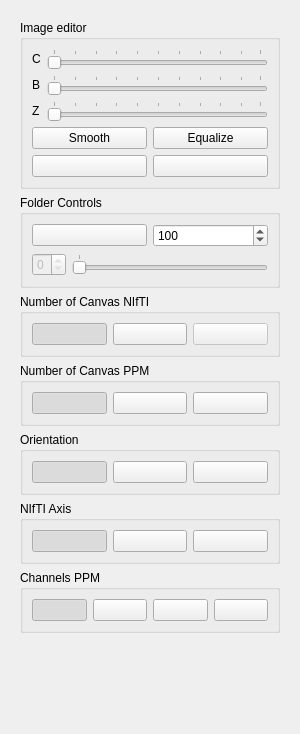
<?xml version="1.0" encoding="UTF-8"?>
<ui version="4.0">
 <class>ControlsWidget</class>
 <widget class="QWidget" name="ControlsWidget">
  <property name="geometry">
   <rect>
    <x>0</x>
    <y>0</y>
    <width>300</width>
    <height>734</height>
   </rect>
  </property>
  <property name="minimumSize">
   <size>
    <width>300</width>
    <height>0</height>
   </size>
  </property>
  <property name="windowTitle">
   <string>Form</string>
  </property>
  <layout class="QGridLayout" name="gridLayout">
   <item row="0" column="0">
    <widget class="QScrollArea" name="scrollArea_2">
     <property name="frameShape">
      <enum>QFrame::NoFrame</enum>
     </property>
     <property name="lineWidth">
      <number>0</number>
     </property>
     <property name="horizontalScrollBarPolicy">
      <enum>Qt::ScrollBarAlwaysOff</enum>
     </property>
     <property name="sizeAdjustPolicy">
      <enum>QAbstractScrollArea::AdjustToContentsOnFirstShow</enum>
     </property>
     <property name="widgetResizable">
      <bool>true</bool>
     </property>
     <widget class="QWidget" name="scrollAreaWidgetContents_2">
      <property name="geometry">
       <rect>
        <x>0</x>
        <y>-80</y>
        <width>268</width>
        <height>796</height>
       </rect>
      </property>
      <layout class="QGridLayout" name="gridLayout_11">
       <item row="10" column="0">
        <widget class="QGroupBox" name="groupBoxNiftiViews">
         <property name="title">
          <string>Number of Canvas NIfTI</string>
         </property>
         <property name="flat">
          <bool>true</bool>
         </property>
         <layout class="QHBoxLayout" name="horizontalLayout_5">
          <item>
           <widget class="QPushButton" name="pushButton1View">
            <property name="toolTip">
             <string>One view</string>
            </property>
            <property name="text">
             <string/>
            </property>
            <property name="icon">
             <iconset resource="../qrs/resources.qrc">
              <normaloff>:/icons/icons/1view.png</normaloff>:/icons/icons/1view.png</iconset>
            </property>
            <property name="iconSize">
             <size>
              <width>48</width>
              <height>48</height>
             </size>
            </property>
            <property name="checkable">
             <bool>true</bool>
            </property>
            <property name="checked">
             <bool>true</bool>
            </property>
            <property name="autoExclusive">
             <bool>true</bool>
            </property>
            <property name="flat">
             <bool>false</bool>
            </property>
           </widget>
          </item>
          <item>
           <widget class="QPushButton" name="pushButton3Views">
            <property name="toolTip">
             <string>Three views</string>
            </property>
            <property name="text">
             <string/>
            </property>
            <property name="icon">
             <iconset resource="../qrs/resources.qrc">
              <normaloff>:/icons/icons/3views.png</normaloff>:/icons/icons/3views.png</iconset>
            </property>
            <property name="iconSize">
             <size>
              <width>48</width>
              <height>48</height>
             </size>
            </property>
            <property name="checkable">
             <bool>true</bool>
            </property>
            <property name="autoExclusive">
             <bool>true</bool>
            </property>
           </widget>
          </item>
          <item>
           <widget class="QPushButton" name="pushButton4Views">
            <property name="enabled">
             <bool>false</bool>
            </property>
            <property name="toolTip">
             <string>Four views</string>
            </property>
            <property name="text">
             <string/>
            </property>
            <property name="icon">
             <iconset resource="../qrs/resources.qrc">
              <normaloff>:/icons/icons/4views.png</normaloff>:/icons/icons/4views.png</iconset>
            </property>
            <property name="iconSize">
             <size>
              <width>48</width>
              <height>48</height>
             </size>
            </property>
            <property name="checkable">
             <bool>true</bool>
            </property>
            <property name="autoExclusive">
             <bool>true</bool>
            </property>
           </widget>
          </item>
         </layout>
        </widget>
       </item>
       <item row="13" column="0">
        <widget class="QGroupBox" name="groupBoxPpmViews">
         <property name="title">
          <string>Number of Canvas PPM</string>
         </property>
         <property name="flat">
          <bool>true</bool>
         </property>
         <layout class="QGridLayout" name="gridLayout_4">
          <item row="0" column="0">
           <widget class="QPushButton" name="pushButton_1RGB">
            <property name="toolTip">
             <string>&lt;html&gt;&lt;head/&gt;&lt;body&gt;&lt;p&gt;Only one frame&lt;/p&gt;&lt;/body&gt;&lt;/html&gt;</string>
            </property>
            <property name="text">
             <string/>
            </property>
            <property name="icon">
             <iconset resource="../qrs/resources.qrc">
              <normaloff>:/icons/icons/color.png</normaloff>:/icons/icons/color.png</iconset>
            </property>
            <property name="iconSize">
             <size>
              <width>48</width>
              <height>48</height>
             </size>
            </property>
            <property name="checkable">
             <bool>true</bool>
            </property>
            <property name="checked">
             <bool>true</bool>
            </property>
            <property name="autoExclusive">
             <bool>true</bool>
            </property>
           </widget>
          </item>
          <item row="0" column="2">
           <widget class="QPushButton" name="pushButton_4RGB">
            <property name="toolTip">
             <string>&lt;html&gt;&lt;head/&gt;&lt;body&gt;&lt;p&gt;Four frames&lt;/p&gt;&lt;/body&gt;&lt;/html&gt;</string>
            </property>
            <property name="text">
             <string/>
            </property>
            <property name="icon">
             <iconset resource="../qrs/resources.qrc">
              <normaloff>:/icons/icons/4colors.png</normaloff>:/icons/icons/4colors.png</iconset>
            </property>
            <property name="iconSize">
             <size>
              <width>48</width>
              <height>48</height>
             </size>
            </property>
            <property name="checkable">
             <bool>true</bool>
            </property>
            <property name="autoExclusive">
             <bool>true</bool>
            </property>
           </widget>
          </item>
          <item row="0" column="1">
           <widget class="QPushButton" name="pushButton_3RGB">
            <property name="toolTip">
             <string>&lt;html&gt;&lt;head/&gt;&lt;body&gt;&lt;p&gt;Three frames&lt;/p&gt;&lt;/body&gt;&lt;/html&gt;</string>
            </property>
            <property name="text">
             <string/>
            </property>
            <property name="icon">
             <iconset resource="../qrs/resources.qrc">
              <normaloff>:/icons/icons/3colors.png</normaloff>:/icons/icons/3colors.png</iconset>
            </property>
            <property name="iconSize">
             <size>
              <width>48</width>
              <height>48</height>
             </size>
            </property>
            <property name="checkable">
             <bool>true</bool>
            </property>
            <property name="autoExclusive">
             <bool>true</bool>
            </property>
           </widget>
          </item>
         </layout>
        </widget>
       </item>
       <item row="16" column="0">
        <widget class="QGroupBox" name="groupBoxPpmChannels">
         <property name="title">
          <string>Channels PPM</string>
         </property>
         <property name="flat">
          <bool>true</bool>
         </property>
         <layout class="QHBoxLayout" name="horizontalLayout">
          <item>
           <widget class="QPushButton" name="pushButton_RGB">
            <property name="toolTip">
             <string>&lt;html&gt;&lt;head/&gt;&lt;body&gt;&lt;p&gt;All channels.&lt;/p&gt;&lt;/body&gt;&lt;/html&gt;</string>
            </property>
            <property name="text">
             <string/>
            </property>
            <property name="icon">
             <iconset resource="../qrs/resources.qrc">
              <normaloff>:/icons/icons/color.png</normaloff>:/icons/icons/color.png</iconset>
            </property>
            <property name="iconSize">
             <size>
              <width>36</width>
              <height>36</height>
             </size>
            </property>
            <property name="checkable">
             <bool>true</bool>
            </property>
            <property name="checked">
             <bool>true</bool>
            </property>
            <property name="autoExclusive">
             <bool>true</bool>
            </property>
           </widget>
          </item>
          <item>
           <widget class="QPushButton" name="pushButton_R">
            <property name="toolTip">
             <string>&lt;html&gt;&lt;head/&gt;&lt;body&gt;&lt;p&gt;Red channel.&lt;/p&gt;&lt;/body&gt;&lt;/html&gt;</string>
            </property>
            <property name="text">
             <string/>
            </property>
            <property name="icon">
             <iconset resource="../qrs/resources.qrc">
              <normaloff>:/icons/icons/colorR.png</normaloff>:/icons/icons/colorR.png</iconset>
            </property>
            <property name="iconSize">
             <size>
              <width>36</width>
              <height>36</height>
             </size>
            </property>
            <property name="checkable">
             <bool>true</bool>
            </property>
            <property name="autoExclusive">
             <bool>true</bool>
            </property>
           </widget>
          </item>
          <item>
           <widget class="QPushButton" name="pushButton_G">
            <property name="toolTip">
             <string>&lt;html&gt;&lt;head/&gt;&lt;body&gt;&lt;p&gt;Green channel.&lt;/p&gt;&lt;/body&gt;&lt;/html&gt;</string>
            </property>
            <property name="text">
             <string/>
            </property>
            <property name="icon">
             <iconset resource="../qrs/resources.qrc">
              <normaloff>:/icons/icons/colorG.png</normaloff>:/icons/icons/colorG.png</iconset>
            </property>
            <property name="iconSize">
             <size>
              <width>36</width>
              <height>36</height>
             </size>
            </property>
            <property name="checkable">
             <bool>true</bool>
            </property>
            <property name="autoExclusive">
             <bool>true</bool>
            </property>
           </widget>
          </item>
          <item>
           <widget class="QPushButton" name="pushButton_B">
            <property name="toolTip">
             <string>&lt;html&gt;&lt;head/&gt;&lt;body&gt;&lt;p&gt;Blue channel.&lt;/p&gt;&lt;/body&gt;&lt;/html&gt;</string>
            </property>
            <property name="text">
             <string/>
            </property>
            <property name="icon">
             <iconset resource="../qrs/resources.qrc">
              <normaloff>:/icons/icons/colorB.png</normaloff>:/icons/icons/colorB.png</iconset>
            </property>
            <property name="iconSize">
             <size>
              <width>36</width>
              <height>36</height>
             </size>
            </property>
            <property name="checkable">
             <bool>true</bool>
            </property>
            <property name="autoExclusive">
             <bool>true</bool>
            </property>
           </widget>
          </item>
         </layout>
        </widget>
       </item>
       <item row="14" column="0">
        <widget class="QGroupBox" name="groupBoxOrientation">
         <property name="title">
          <string>Orientation</string>
         </property>
         <property name="flat">
          <bool>true</bool>
         </property>
         <layout class="QGridLayout" name="gridLayout_2">
          <item row="0" column="2">
           <widget class="QPushButton" name="pushButtonVertical">
            <property name="toolTip">
             <string>Vertical</string>
            </property>
            <property name="text">
             <string/>
            </property>
            <property name="icon">
             <iconset resource="../qrs/resources.qrc">
              <normaloff>:/icons/icons/vertical.svg</normaloff>:/icons/icons/vertical.svg</iconset>
            </property>
            <property name="iconSize">
             <size>
              <width>48</width>
              <height>48</height>
             </size>
            </property>
            <property name="checkable">
             <bool>true</bool>
            </property>
            <property name="autoExclusive">
             <bool>true</bool>
            </property>
           </widget>
          </item>
          <item row="0" column="1">
           <widget class="QPushButton" name="pushButtonHorizontal">
            <property name="toolTip">
             <string>Horizontal</string>
            </property>
            <property name="text">
             <string/>
            </property>
            <property name="icon">
             <iconset resource="../qrs/resources.qrc">
              <normaloff>:/icons/icons/horizontal.svg</normaloff>:/icons/icons/horizontal.svg</iconset>
            </property>
            <property name="iconSize">
             <size>
              <width>48</width>
              <height>48</height>
             </size>
            </property>
            <property name="checkable">
             <bool>true</bool>
            </property>
            <property name="checked">
             <bool>false</bool>
            </property>
            <property name="autoExclusive">
             <bool>true</bool>
            </property>
            <property name="flat">
             <bool>false</bool>
            </property>
           </widget>
          </item>
          <item row="0" column="0">
           <widget class="QPushButton" name="pushButtonGrid">
            <property name="toolTip">
             <string>Grid</string>
            </property>
            <property name="text">
             <string/>
            </property>
            <property name="icon">
             <iconset resource="../qrs/resources.qrc">
              <normaloff>:/icons/icons/grid.svg</normaloff>:/icons/icons/grid.svg</iconset>
            </property>
            <property name="iconSize">
             <size>
              <width>48</width>
              <height>48</height>
             </size>
            </property>
            <property name="checkable">
             <bool>true</bool>
            </property>
            <property name="checked">
             <bool>true</bool>
            </property>
            <property name="autoExclusive">
             <bool>true</bool>
            </property>
           </widget>
          </item>
         </layout>
        </widget>
       </item>
       <item row="8" column="0">
        <widget class="QGroupBox" name="groupBoxFolderControls">
         <property name="title">
          <string>Folder Controls</string>
         </property>
         <property name="flat">
          <bool>true</bool>
         </property>
         <property name="checkable">
          <bool>false</bool>
         </property>
         <layout class="QGridLayout" name="gridLayout_3">
          <item row="0" column="0">
           <layout class="QGridLayout" name="gridLayout_14">
            <item row="0" column="2">
             <widget class="QSpinBox" name="spinBoxSpeed">
              <property name="enabled">
               <bool>true</bool>
              </property>
              <property name="toolTip">
               <string>Speed</string>
              </property>
              <property name="minimum">
               <number>10</number>
              </property>
              <property name="maximum">
               <number>500</number>
              </property>
              <property name="singleStep">
               <number>10</number>
              </property>
              <property name="value">
               <number>100</number>
              </property>
             </widget>
            </item>
            <item row="0" column="1">
             <widget class="QPushButton" name="buttonPlay">
              <property name="text">
               <string/>
              </property>
              <property name="icon">
               <iconset resource="../qrs/resources.qrc">
                <normaloff>:/icons/icons/play.svg</normaloff>
                <normalon>:/icons/icons/stop.svg</normalon>
                <activeon>:/icons/icons/stop.svg</activeon>:/icons/icons/play.svg</iconset>
              </property>
              <property name="iconSize">
               <size>
                <width>12</width>
                <height>12</height>
               </size>
              </property>
              <property name="checkable">
               <bool>true</bool>
              </property>
             </widget>
            </item>
           </layout>
          </item>
          <item row="1" column="0">
           <layout class="QHBoxLayout" name="horizontalLayout_6">
            <item>
             <widget class="QSpinBox" name="folderSpinBox">
              <property name="enabled">
               <bool>false</bool>
              </property>
              <property name="maximum">
               <number>0</number>
              </property>
              <property name="value">
               <number>0</number>
              </property>
             </widget>
            </item>
            <item>
             <widget class="QSlider" name="folderHorizontalSlider">
              <property name="maximum">
               <number>0</number>
              </property>
              <property name="orientation">
               <enum>Qt::Horizontal</enum>
              </property>
              <property name="tickPosition">
               <enum>QSlider::TicksAbove</enum>
              </property>
             </widget>
            </item>
           </layout>
          </item>
         </layout>
        </widget>
       </item>
       <item row="7" column="0">
        <widget class="QGroupBox" name="groupBoxEditor">
         <property name="title">
          <string>Image editor</string>
         </property>
         <layout class="QGridLayout" name="gridLayout_5">
          <item row="2" column="0">
           <layout class="QHBoxLayout" name="horizontalLayout_2">
            <item>
             <widget class="QPushButton" name="rotate">
              <property name="toolTip">
               <string>Rotate</string>
              </property>
              <property name="styleSheet">
               <string notr="true"/>
              </property>
              <property name="text">
               <string/>
              </property>
              <property name="icon">
               <iconset resource="../qrs/resources.qrc">
                <normaloff>:/icons/rotate.png</normaloff>:/icons/rotate.png</iconset>
              </property>
             </widget>
            </item>
            <item>
             <widget class="QPushButton" name="pushButtonFitInView">
              <property name="toolTip">
               <string>Fit in view</string>
              </property>
              <property name="styleSheet">
               <string notr="true"/>
              </property>
              <property name="text">
               <string/>
              </property>
              <property name="icon">
               <iconset resource="../qrs/resources.qrc">
                <normaloff>:/icons/icons/arrows.png</normaloff>:/icons/icons/arrows.png</iconset>
              </property>
             </widget>
            </item>
           </layout>
          </item>
          <item row="1" column="0">
           <layout class="QHBoxLayout" name="horizontalLayout_3">
            <item>
             <widget class="QPushButton" name="pushButtonInterpolation">
              <property name="toolTip">
               <string>&lt;html&gt;&lt;head/&gt;&lt;body&gt;&lt;p&gt;Smooth Interpolation&lt;/p&gt;&lt;/body&gt;&lt;/html&gt;</string>
              </property>
              <property name="text">
               <string>Smooth</string>
              </property>
              <property name="checkable">
               <bool>true</bool>
              </property>
             </widget>
            </item>
            <item>
             <widget class="QPushButton" name="pushButtonHistogramNormalization">
              <property name="toolTip">
               <string>&lt;html&gt;&lt;head/&gt;&lt;body&gt;&lt;p&gt;Histogram Equalization&lt;/p&gt;&lt;/body&gt;&lt;/html&gt;</string>
              </property>
              <property name="text">
               <string>Equalize</string>
              </property>
              <property name="checkable">
               <bool>true</bool>
              </property>
             </widget>
            </item>
           </layout>
          </item>
          <item row="0" column="0">
           <layout class="QGridLayout" name="gridLayout_8">
            <item row="2" column="1">
             <widget class="QSlider" name="horizontalSliderBrightness">
              <property name="orientation">
               <enum>Qt::Horizontal</enum>
              </property>
              <property name="tickPosition">
               <enum>QSlider::TicksAbove</enum>
              </property>
             </widget>
            </item>
            <item row="0" column="1">
             <widget class="QSlider" name="horizontalSliderContrast">
              <property name="orientation">
               <enum>Qt::Horizontal</enum>
              </property>
              <property name="tickPosition">
               <enum>QSlider::TicksAbove</enum>
              </property>
             </widget>
            </item>
            <item row="3" column="1">
             <widget class="QSlider" name="horizontalSliderZoom">
              <property name="tracking">
               <bool>true</bool>
              </property>
              <property name="orientation">
               <enum>Qt::Horizontal</enum>
              </property>
              <property name="invertedAppearance">
               <bool>false</bool>
              </property>
              <property name="invertedControls">
               <bool>false</bool>
              </property>
              <property name="tickPosition">
               <enum>QSlider::TicksAbove</enum>
              </property>
             </widget>
            </item>
            <item row="2" column="0">
             <widget class="QLabel" name="labelBrightness">
              <property name="text">
               <string>B</string>
              </property>
             </widget>
            </item>
            <item row="0" column="0">
             <widget class="QLabel" name="labelContrast">
              <property name="text">
               <string>C</string>
              </property>
             </widget>
            </item>
            <item row="3" column="0">
             <widget class="QLabel" name="labelZoom">
              <property name="text">
               <string>Z</string>
              </property>
             </widget>
            </item>
           </layout>
          </item>
         </layout>
        </widget>
       </item>
       <item row="15" column="0">
        <widget class="QGroupBox" name="groupBoxNiftiAxis">
         <property name="title">
          <string>NIfTI Axis</string>
         </property>
         <property name="flat">
          <bool>true</bool>
         </property>
         <layout class="QHBoxLayout" name="horizontalLayout_4">
          <item>
           <widget class="QPushButton" name="pushButtonAxial">
            <property name="toolTip">
             <string>&lt;html&gt;&lt;head/&gt;&lt;body&gt;&lt;p&gt;Axial&lt;/p&gt;&lt;/body&gt;&lt;/html&gt;</string>
            </property>
            <property name="text">
             <string/>
            </property>
            <property name="icon">
             <iconset resource="../qrs/resources.qrc">
              <normaloff>:/icons/icons/axial.png</normaloff>:/icons/icons/axial.png</iconset>
            </property>
            <property name="iconSize">
             <size>
              <width>48</width>
              <height>48</height>
             </size>
            </property>
            <property name="checkable">
             <bool>true</bool>
            </property>
            <property name="checked">
             <bool>true</bool>
            </property>
            <property name="autoExclusive">
             <bool>true</bool>
            </property>
            <property name="flat">
             <bool>false</bool>
            </property>
           </widget>
          </item>
          <item>
           <widget class="QPushButton" name="pushButtonCoronal">
            <property name="toolTip">
             <string>&lt;html&gt;&lt;head/&gt;&lt;body&gt;&lt;p&gt;Coronal&lt;/p&gt;&lt;/body&gt;&lt;/html&gt;</string>
            </property>
            <property name="text">
             <string/>
            </property>
            <property name="icon">
             <iconset resource="../qrs/resources.qrc">
              <normaloff>:/icons/icons/coronal.png</normaloff>:/icons/icons/coronal.png</iconset>
            </property>
            <property name="iconSize">
             <size>
              <width>48</width>
              <height>48</height>
             </size>
            </property>
            <property name="checkable">
             <bool>true</bool>
            </property>
            <property name="checked">
             <bool>false</bool>
            </property>
            <property name="autoExclusive">
             <bool>true</bool>
            </property>
            <property name="flat">
             <bool>false</bool>
            </property>
           </widget>
          </item>
          <item>
           <widget class="QPushButton" name="pushButtonSagittal">
            <property name="toolTip">
             <string>&lt;html&gt;&lt;head/&gt;&lt;body&gt;&lt;p&gt;Sagittal&lt;/p&gt;&lt;/body&gt;&lt;/html&gt;</string>
            </property>
            <property name="text">
             <string/>
            </property>
            <property name="icon">
             <iconset resource="../qrs/resources.qrc">
              <normaloff>:/icons/icons/sagittal.png</normaloff>:/icons/icons/sagittal.png</iconset>
            </property>
            <property name="iconSize">
             <size>
              <width>48</width>
              <height>48</height>
             </size>
            </property>
            <property name="checkable">
             <bool>true</bool>
            </property>
            <property name="checked">
             <bool>false</bool>
            </property>
            <property name="autoExclusive">
             <bool>true</bool>
            </property>
            <property name="flat">
             <bool>false</bool>
            </property>
           </widget>
          </item>
         </layout>
        </widget>
       </item>
       <item row="18" column="0">
        <spacer name="vSpacer">
         <property name="orientation">
          <enum>Qt::Vertical</enum>
         </property>
         <property name="sizeHint" stdset="0">
          <size>
           <width>20</width>
           <height>40</height>
          </size>
         </property>
        </spacer>
       </item>
      </layout>
      <zorder>groupBoxNiftiViews</zorder>
      <zorder>groupBoxPpmViews</zorder>
      <zorder>groupBoxPpmChannels</zorder>
      <zorder>groupBoxEditor</zorder>
      <zorder>groupBoxOrientation</zorder>
      <zorder>groupBoxNiftiAxis</zorder>
      <zorder>groupBoxFolderControls</zorder>
     </widget>
    </widget>
   </item>
  </layout>
 </widget>
 <resources>
  <include location="../qrs/resources.qrc"/>
 </resources>
 <connections/>
</ui>
